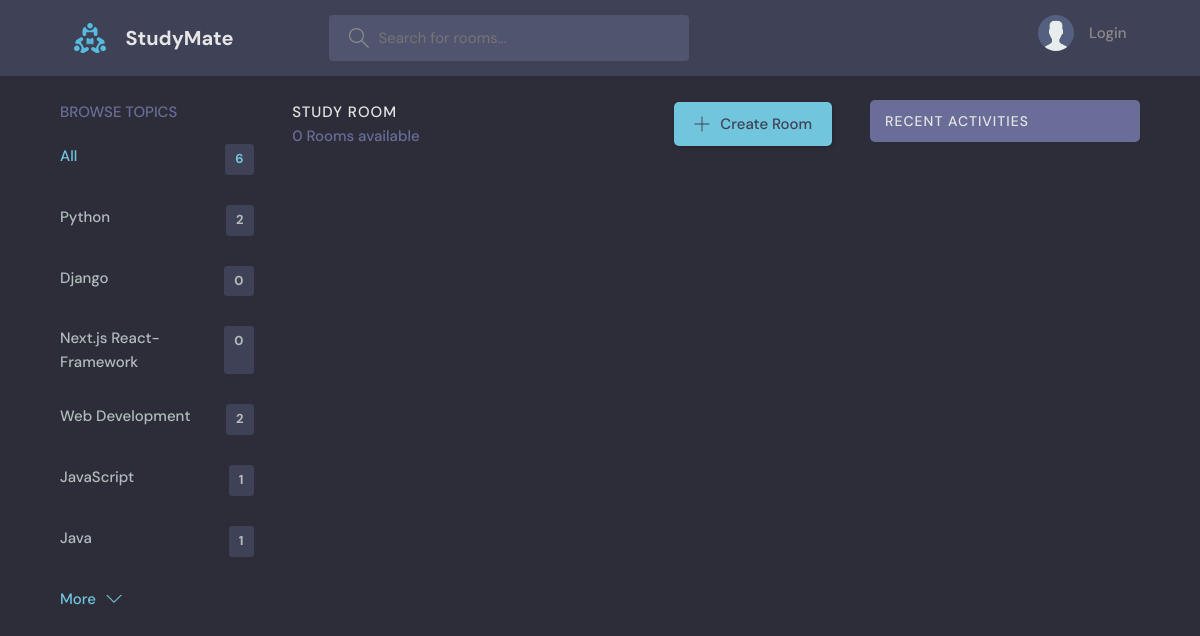
The app's page /?q=PHP, older data.
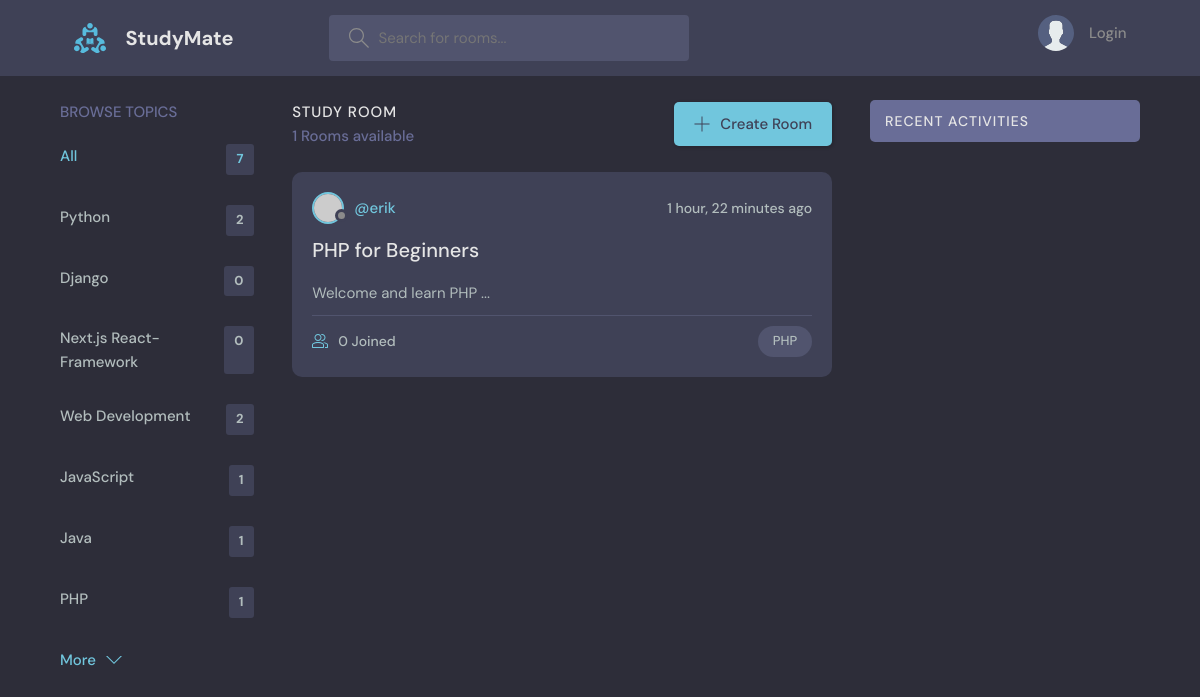
The same page, newer data.
### base/models.py (models this page shows, shortened)
class Topic(models.Model):
    name = models.CharField(max_length=200)
    def __str__(self):
        return self.name

class Room(models.Model):
    host = models.ForeignKey(User, on_delete=models.SET_NULL, null=True) # database table relationship
    topic=  models.ForeignKey(Topic, on_delete=models.SET_NULL, null=True)
    name = models.CharField(max_length=200)
    description = models.TextField(null=True, blank=True)
    participants = models.ManyToManyField(User, related_name='participants',blank=True)  # many to many relationship.
    updated = models.DateTimeField(auto_now=True) #updates each time an item is updated
    created = models.DateTimeField(auto_now_add=True) #runs ONLY once when an item is created in DB
    class Meta:
        ordering = ['-updated', '-created'] # '-' enables order by descending order(new first)
    def desc(self):
        return self.description[0:120]  # get first 50 characters of the description attribute

### base/views.py (the view)
# urls.py: path('', views.home, name='home'),
def home(request):
    q = request.GET.get('q') if request.GET.get('q') != None else '' # query value from the url after selecting a topic(Browse Topics)
    rooms = Room.objects.filter(Q(topic__name__icontains=q) | Q(name__icontains=q) | Q(description__icontains=q)) #filter upwards from topic attribute to Topic Model. topic name atleast contains whats in the query
    topics = Topic.objects.all()
    rooms_count = rooms.count() #gets length of a queryset also you can use>> len(rooms) basic python
    room_messages = Message.objects.filter(Q(room__topic__name__icontains=q))  # Recent activity  section >> filter all messages according to topic name
    context = {'rooms': rooms, 'topics': topics, 'rooms_count':rooms_count, 'room_messages':room_messages}
    return render(request, 'base/home.html', context)

### base/templates/base/home.html (shortened to what this page needs)
{% extends 'main.html' %} {% block content %}
<main class="layout layout--3">
  <div class="container">
    {% include 'base/topics_component.html' %}
    <div class="roomList">
      <div class="roomList__header">
        <div>
          <h2>Study Room</h2>
          <p>{{rooms_count}} Rooms available</p>
        </div>
        <a class="btn btn--main" href="{% url 'create-room' %}">
          <svg
            version="1.1"
            xmlns="http://www.w3.org/2000/svg"
            width="32"
            height="32"
            viewBox="0 0 32 32"
          >
            <title>add</title>
            <path
              d="M16.943 0.943h-1.885v14.115h-14.115v1.885h14.115v14.115h1.885v-14.115h14.115v-1.885h-14.115v-14.115z"
            ></path>
          </svg>
          Create Room
        </a>
      </div>
      {% include 'base/feed_component.html' %}
    </div>
    {% include 'base/activity_component.html' %}
  </div>
</main>
{% endblock content %}

### base/templates/base/topics_component.html
<div class="topics">
  <div class="topics__header">
    <h2>Browse Topics</h2>
  </div>
  <ul class="topics__list">
    <li>
      <a href="{% url 'home' %}" class="active">All <span>{{topics.count}}</span></a>
    </li>
    {% for topic in topics %}
    <li>
      <a href="{% url 'home' %}?q={{topic.name}}">{{topic.name}}<span>{{topic.room_set.all.count}}</span></a>
    </li>
    {% endfor %}
  </ul>
  <a class="btn btn--link" href="topics.html">
    More
    <svg
      version="1.1"
      xmlns="http://www.w3.org/2000/svg"
      width="32"
      height="32"
      viewBox="0 0 32 32"
    >
      <title>chevron-down</title>
      <path d="M16 21l-13-13h-3l16 16 16-16h-3l-13 13z"></path>
    </svg>
  </a>
</div>

### base/templates/base/feed_component.html (shortened to what this page needs)
{% for room in rooms %}
<div class="roomListRoom">
  <div class="roomListRoom__header">
    <a
      href="{% url 'user-profile' room.host.id %}"
      class="roomListRoom__author"
    >
      <div class="avatar avatar--small">
        <img src="https://randomuser.me/api/portraits/women/11.jpg" />
      </div>
      <span>@{{room.host.username}}</span>
    </a>
    <div class="roomListRoom__actions">
      <span>{{room.created|timesince}} ago</span>
    </div>
  </div>
  <div class="roomListRoom__content">
    <a href="{% url 'room' room.id %}">{{room.name}}</a>
    <p>{{room.desc}} ...</p>
  </div>
  <div class="roomListRoom__meta">
    <a href="{% url 'room' room.id %}" class="roomListRoom__joined">
      {{room.participants.count}} Joined
    </a>
    <p class="roomListRoom__topic">{{room.topic}}</p>
  </div>
</div>
{% endfor %}

Row changes from the older to the newer data that the page shows:
added Topic: name "PHP", room_set.all.count "1"
added Room: host.username "erik", created "1 hour, 22 minutes", name "PHP for Beginners", desc "Welcome and learn PHP", participants.count "0", topic "PHP"
Text that changed along with them:
{{ topics.count }}: "6" → "7"
{{ rooms_count }}: "0" → "1"
